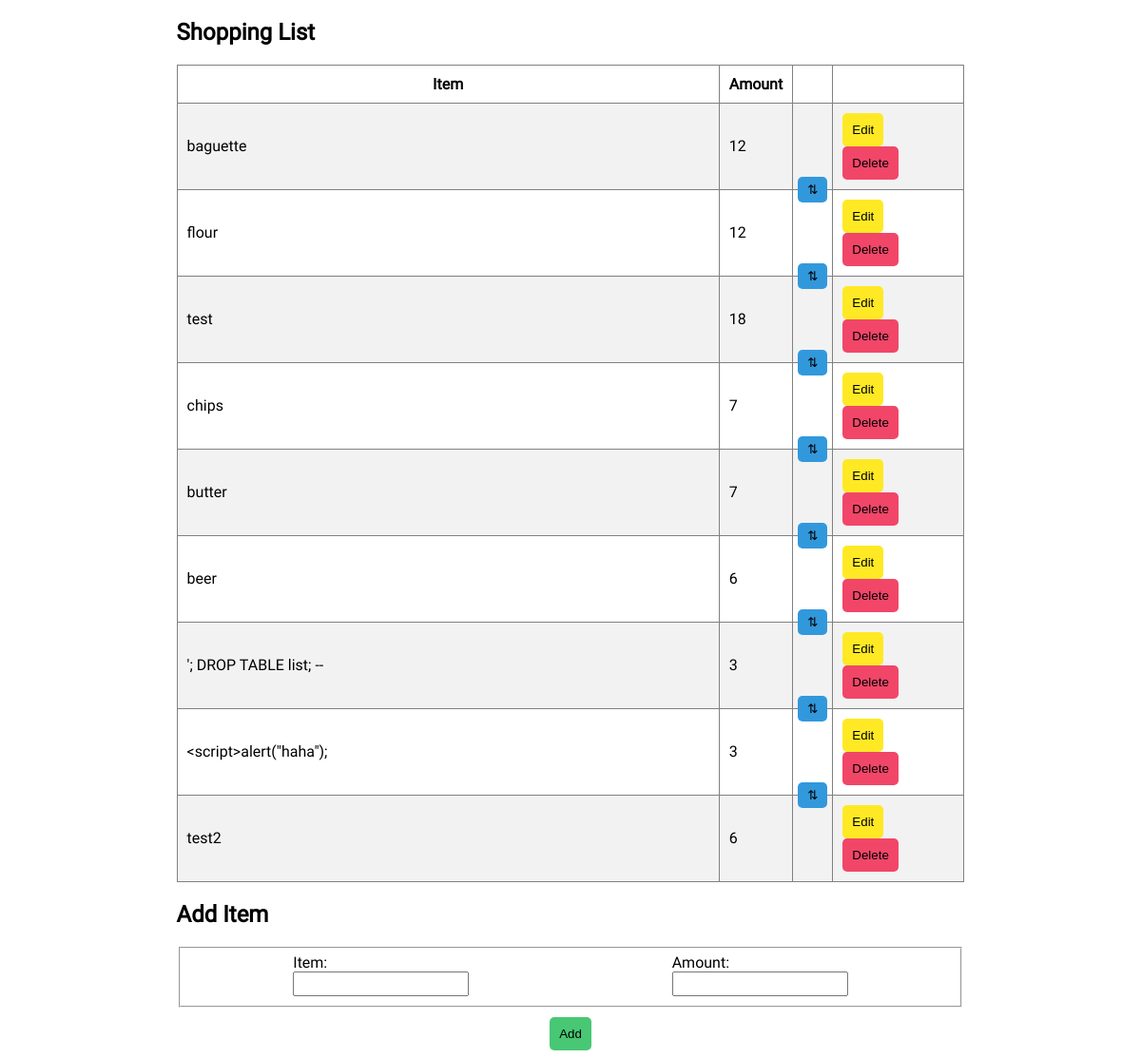
The page / on the database its author committed.
### tables this page shows
CREATE TABLE `list` (
  `id` int(10) unsigned NOT NULL AUTO_INCREMENT,
  `item_id` int(10) unsigned NOT NULL,
  `amount` int(10) unsigned NOT NULL,
  `position` int(10) unsigned NOT NULL,
  PRIMARY KEY (`id`),
  UNIQUE KEY `item_id` (`item_id`),
  CONSTRAINT `list_ibfk_1` FOREIGN KEY (`item_id`) REFERENCES `items` (`id`)
);

CREATE TABLE `items` (
  `id` int(10) unsigned NOT NULL AUTO_INCREMENT,
  `name` varchar(255) NOT NULL COMMENT 'Name of the item.',
  PRIMARY KEY (`id`),
  UNIQUE KEY `name` (`name`)
);

### database.php (called while the page is built, shortened)
<?php
class Database
{
    private $conn;
    public function __construct()
    {
        require __DIR__ . '/db_config.php';
        $this->conn = new mysqli($db_config['server'], $db_config['login'], $db_config['password'], $db_config['database']);
    }
    public function getList()
    {
        $query = 'SELECT name, amount, position FROM list JOIN items ON (list.item_id = items.id) ORDER BY position';
        $res = $this->query($query);
        return $res->fetch_all(MYSQLI_ASSOC);
    }
    function query($query, $types = null, ...$params)
    {
        if ($types === null) {
            $res = $this->conn->query($query);
            return $res;
        }
    }
}

### db_config.php (called while the page is built)
<?php
    $db_config = array(
        'server'   => 'localhost',
        'login'    => '<redacted>',
        'password' => '<redacted>',
        'database' => '<redacted>',
       );

### templates/base.php (the view, shortened to what this page needs)
<section>
    <h1>Shopping List</h1>
    <table class="striped">
        <thead>
            <tr>
                <th>Item</th>
                <th>Amount</th>
                <th></th>
                <th></th>
            </tr>
        </thead>
        <tbody id="items">
            <?php
            foreach ($list as $row) {
            ?>
                <tr class="item">
                    <td class="name"><?= $row['name']?></td>
                    <td class="amount">
                        <p class="amount-label"><?= $row['amount']?></p>
                    </td>
                    <td class="up-column">
                        <button class="blue up" value="<?= $row['name']?>">&#8645;</button>
                    </td>
                    <td class="buttons">
                        <div class="edit-buttons">
                            <button class="yellow edit" value="<?= $row['name']?>">Edit</button>
                            <button class="red delete" value="<?= $row['name']?>">Delete</button>
                        </div>
                    </td>
                </tr>
            <?php
            }
            ?>
        </tbody>
    </table>
    <h1>Add Item</h1>
    <form id="add-form" action="?action=add" method="POST">
        <fieldset id="add-form-input">
            <div id="name-container">
                <label>Item:</label><br>
                <input type="text" name="name" list="item-suggestions" required>
            </div>
            <div id="amount-container">
                <label>Amount:</label><br>
                <input type="number" name="amount" required>
            </div>
        </fieldset>
        <div id="submit-container">
            <button id="submit" class="green" type="submit">Add</button>
        </div>
    </form>
</section>

### index.php (shortened to what this page needs)
<?php
require_once __DIR__ . '/database.php';
if ($_SERVER['REQUEST_METHOD'] === 'GET')
{
    $db = new Database();
    base($db);
}
function base($db, $error = null)
{
    loadTemplate('head', ['title' => 'Shopping List']);
    $prms = [];
    try {
        $prms['list'] = $db->getList();
        $prms['datalist'] = $db->getItems();
    } catch (Exception $e) {
        $error = $e->getMessage();
    }
    loadTemplate('base', $prms);
    loadTemplate('foot');
}
function loadTemplate($name, $vars = [])
{
    $file = __DIR__ . '/templates/' . $name . '.php';
    require $file;
}

### templates/head.php (shortened to what this page needs)
<!DOCTYPE html>
<html>
    <head>
        <link rel="stylesheet" type="text/css" href="style.css">
    </head>
    <body>

### style.css (style rules this page uses)
body { font-family: 'Roboto', sans-serif; }
td, th { border: 1px solid gray; padding: 10px; height: max-content; }
td.name { width: 100%; }
td.amount p { display: inline; }
table { border-collapse: collapse; }
section { width: 70%; margin: auto; }
table.striped tbody tr:nth-child(2n+1) { background-color: #f2f2f2; }
button { padding: 10px 10px; border-radius: 5px; box-shadow: none; border: none; }
.edit-buttons, .confirm-buttons { column-count: 2; column-gap: 0; }
.up-column { position: relative; padding: 0; }
.up { height: 2em; position: absolute; top: -1em; left: 5px; vertical-align: text-top; padding: 0 10px; }
#add-form { display: flex; flex-direction: column; }
#add-form-input { display: flex; flex-direction: row; justify-content: space-around; }
input { height: 1.5em; }
#submit-container { margin-top: 10px; display: flex; justify-content: center; }
.yellow { background-color: hsl(54, 100%, 57%); }
.red { background-color: hsl(348, 86%, 61%); }
.green { background-color: hsl(141, 53%, 53%); }
.blue { background-color: hsl(204, 71%, 53%); }

### rows shown on the page
list: item.name "baguette", amount "12"
list: item.name "flour", amount "12"
list: item.name "test", amount "18"
list: item.name "chips", amount "7"
list: item.name "butter", amount "7"
list: item.name "beer", amount "6"
list: item.name "test2", amount "6"

### other values the page prints
$row['name'] "'; DROP TABLE list; --"
$row['amount'] "3"
$row['name'] "<script>alert(\"haha\");"
